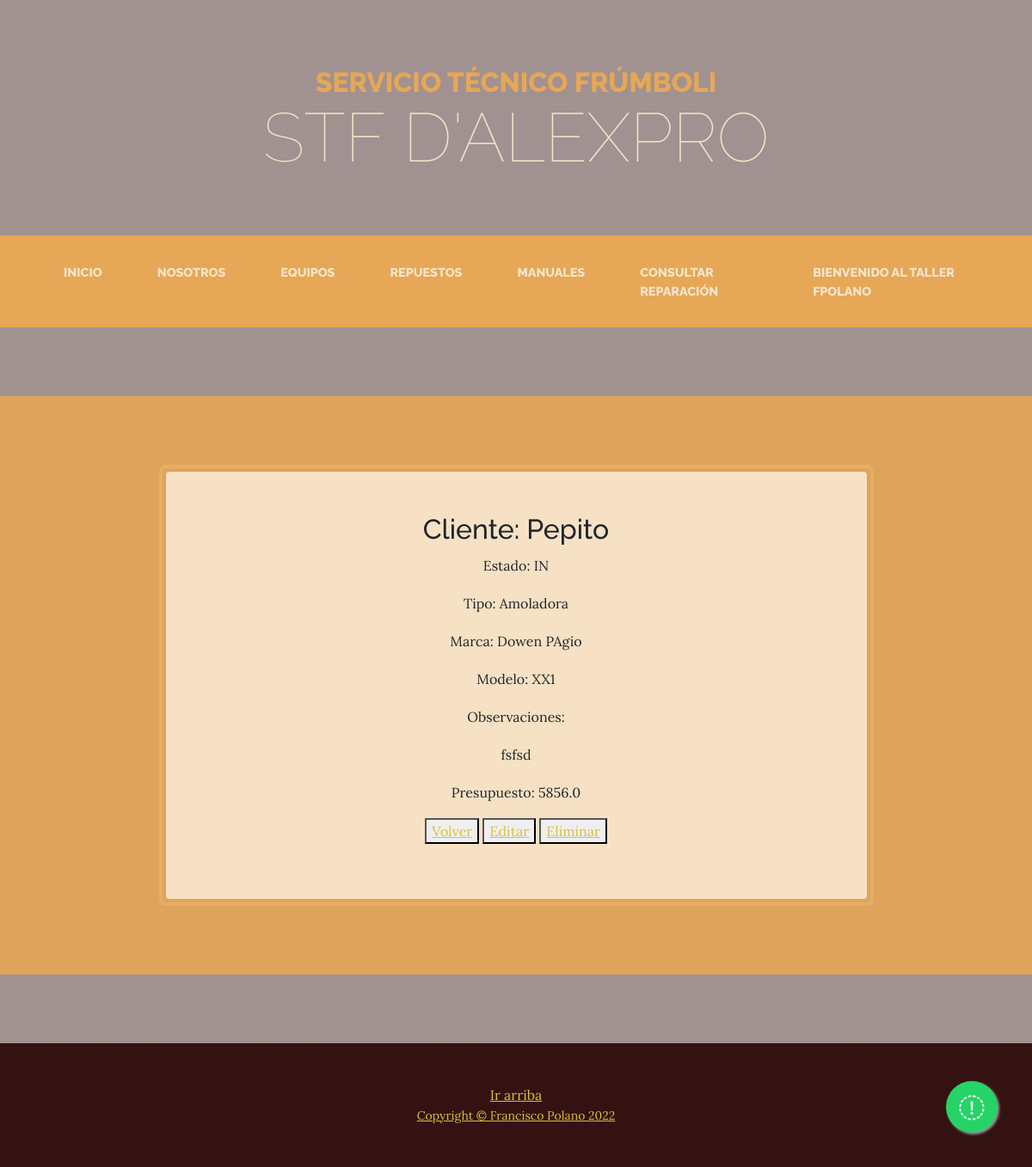
The page /STFprivado/reparaciones/detalle/3 (signed in) on the database its author committed.
### STFprivado/models.py (models this page shows, shortened)
class Ordenes(models.Model):
    opcionesEstado = [('IN','Ingresado'),
                      ('RE','Revisado'),
                      ('PR','Presupuestado'),
                      ('AC','Aceptado'),
                      ('NC','Rechazado'),
                      ('RP','Reparado'),
                      ('RT','Retirado'),
                      ]
    estado = models.CharField(max_length = 2,choices = opcionesEstado,default = 'IN')
    fechaIngreso = models.DateField(auto_now_add = True)
    cliente = models.CharField(max_length=60)
    tipo = models.CharField(max_length=60)
    marca = models.CharField(max_length=60)
    modelo = models.CharField(max_length=60)
    obs = models.TextField(max_length=300)
    presupuesto = models.FloatField(blank = True)

### STFprivado/views.py (the view)
# urls.py: path('reparaciones/detalle/<ordenId>', views.ordenesDetalle, name="Reparaciones detalle"),
def ordenesDetalle(request,ordenId):
    orden = Ordenes.objects.filter(id=ordenId)
    return render(request, "STFprivado/ordenes/ordenesDetalle.html",{'datos':orden})

### STFprivado/templates/STFprivado/ordenes/ordenesDetalle.html (shortened to what this page needs)
{% extends 'AppSTF/padre.html' %}
{% load static %}
{% block cuerpo %}
<section class="page-section cta">
    <div class="container">
        <div class="row">
            <div class="col-xl-9 mx-auto">
                <div class="cta-inner bg-faded text-center rounded">
                    {% if datos %}
                        {% for m in datos %}
                            <h2> Cliente: {{m.cliente}}</h2>
                            <p> Estado: {{m.estado}}</p>
                            <p> Tipo: {{m.tipo}}</p>
                            <p> Marca: {{m.marca}}</p>
                            <p> Modelo: {{m.modelo}}</p>
                            <p> Observaciones:</p>
                                <p>{{m.obs}}</p>
                            <p> Presupuesto: {{m.presupuesto}}</p>
                            <button>
                                <a href="{% url 'Reparaciones lista' %}">Volver</a>
                            </button>
                            {% if user.is_authenticated %}
                                <button>
                                    <a href="{% url 'Reparaciones modificacion' m.id %}">Editar</a>
                                </button>
                                <button>
                                    <a href="{% url 'Reparaciones borrar' m.id %}">Eliminar</a>
                                </button>
                            {% endif %}
                        {% endfor %}
                    {% endif %}
                </div>
            </div>
        </div>
    </div>
</section>
{% endblock %}

### AppSTF/templates/AppSTF/padre.html (shortened to what this page needs)
{% load static %}
<!DOCTYPE html>
<html lang="es">
    <head>
        <link href="{%static 'AppSTF/css/styles.css' %}" rel="stylesheet" />
    </head>
    <body>
        <header>
            <h1 class="site-heading text-center text-faded d-none d-lg-block">
                <span class="site-heading-upper text-primary mb-3">Servicio Técnico Frúmboli</span>
                <span class="site-heading-lower">STF D'Alexpro</span>
            </h1>
        </header>
        <nav class="navbar navbar-expand-lg navbar-dark py-lg-4" id="mainNav">
            <div class="container">
                <div class="collapse navbar-collapse" id="navbarSupportedContent">
                    <ul class="navbar-nav mx-auto">
                        <li class="nav-item px-lg-4"><a class="nav-link text-uppercase" href="{% url 'Inicio' %}">Inicio</a></li>
                        <li class="nav-item px-lg-4"><a class="nav-link text-uppercase" href="{% url 'Nosotros' %}">Nosotros</a></li>
                        <li class="nav-item px-lg-4"><a class="nav-link text-uppercase" href="{% url 'Maquinas lista' %}">Equipos</a></li>
                        <li class="nav-item px-lg-4"><a class="nav-link text-uppercase" href="{% url 'Repuestos lista' %}">Repuestos</a></li>
                        <li class="nav-item px-lg-4"><a class="nav-link text-uppercase" href="{% url 'Manuales lista' %}">Manuales</a></li>
                        <li class="nav-item px-lg-4"><a class="nav-link text-uppercase" href="{% url 'Buscar' %}">Consultar reparación</a></li>
                        {% if user.is_authenticated %}
                        <li class="nav-item px-lg-4"><a class="nav-link text-uppercase" href="{% url 'Taller' %}">Bienvenido al taller {{user.username}}</a></li>
                        {% endif %}
                    </ul>
                </div>
            </div>
        </nav>
        {% block cuerpo %}
        {% endblock %}
        <link rel="stylesheet" href="https://maxcdn.bootstrapcdn.com/font-awesome/4.5.0/css/font-awesome.min.css">
        <a href="https://api.whatsapp.com/send?phone=5491153458372&text=Hola" class="float" target="_blank">
        <i class="fa fa-whatsapp my-float"></i>
        </a>
        <footer class="footer text-faded text-center py-5">
            <a href="#barra_navegacion"> Ir arriba </a>
            <div class="container"><p class="m-0 small"><a href="{% url 'Desarrollador' %}">Copyright &copy; Francisco Polano 2022 </a></p></div>
        </footer>
    </body>
</html>

### rows shown on the page
Ordenes: cliente "Pepito", estado "IN", tipo "Amoladora", marca "Dowen PAgio", modelo "XX1", obs "fsfsd", presupuesto "5856.0"

### other values the page prints
{{ user.username }} "FPOLANO"
